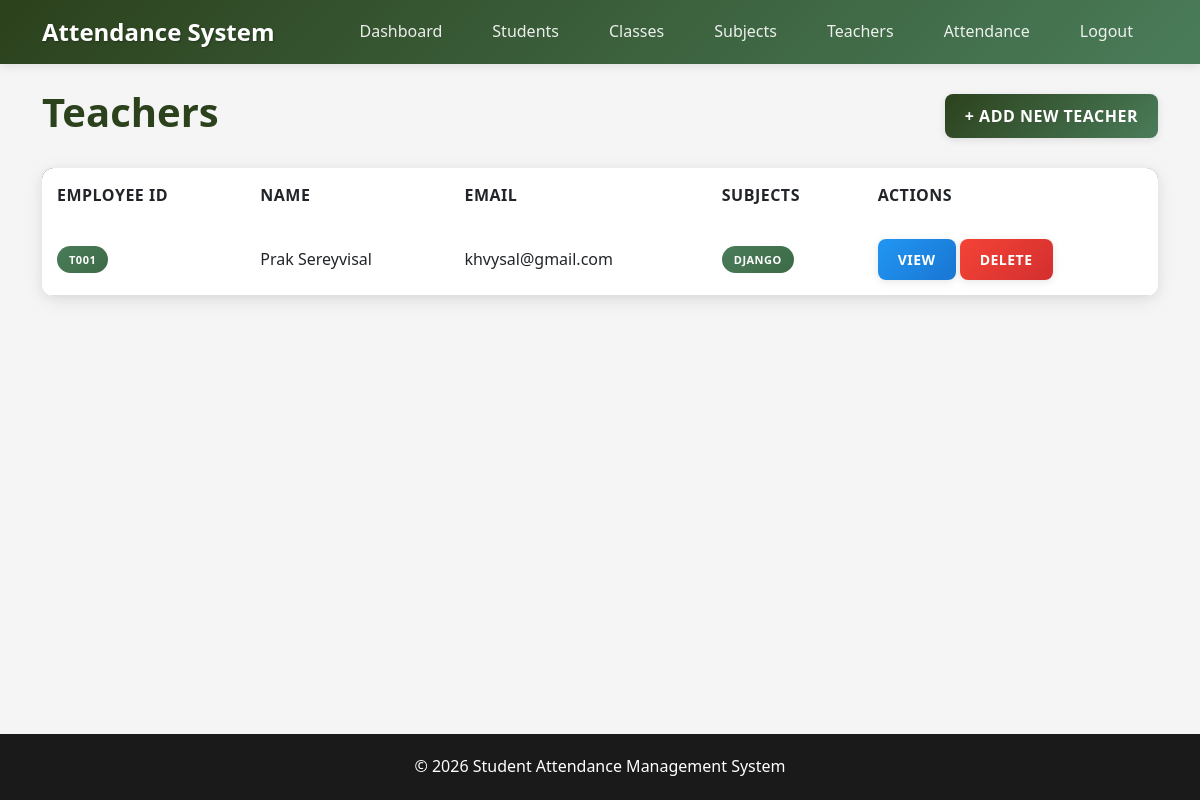
/teachers/ (signed in), run on the app's committed database.
### Attendance/models.py (models this page shows, shortened)
class Teacher(models.Model):
    employee_id = models.CharField(max_length=20, unique=True)
    first_name = models.CharField(max_length=50)
    last_name = models.CharField(max_length=50)
    email = models.EmailField()
    phone = models.CharField(max_length=20, unique=True)
    hire_date = models.DateField()
    subjects = models.ManyToManyField(Subject)
    created_at = models.DateTimeField(auto_now_add=True)

class Subject(models.Model):
    subject_name = models.CharField(max_length=100)
    code = models.CharField(max_length=20, unique=True)
    description = models.TextField(blank=True, null=True)
    created_at = models.DateTimeField(auto_now_add=True)

### Attendance/views.py (the view)
# urls.py: path('teachers/', views.teacher_list, name='teacher_list'),
@login_required
def teacher_list(request):
    teachers = Teacher.objects.all()
    return render(request, 'teachers/list.html', {'teachers': teachers})

### Templates/teachers/list.html
{% extends 'base.html' %}
{% block content %}
<div class="d-flex justify-content-between align-items-center mb-4">
    <h1 class="text-primary-custom">Teachers</h1>
    <a href="{% url 'teacher_create' %}" class="btn btn-primary">+ Add New Teacher</a>
</div>
<div class="card">
    <div class="card-body p-0">
        <table class="table mb-0">
            <thead>
                <tr>
                    <th>Employee ID</th>
                    <th>Name</th>
                    <th>Email</th>
                    <th>Subjects</th>
                    <th>Actions</th>
                </tr>
            </thead>
            <tbody>
                {% for teacher in teachers %}
                <tr>
                    <td><span class="badge bg-secondary">{{ teacher.employee_id }}</span></td>
                    <td>{{ teacher.first_name }} {{ teacher.last_name }}</td>
                    <td>{{ teacher.email }}</td>
                    <td>
                        {% for subject in teacher.subjects.all %}
                        <span class="badge bg-secondary">{{ subject.subject_name }}</span>
                        {% empty %}
                        <span class="text-secondary">—</span>
                        {% endfor %}
                    </td>
                    <td class="d-flex gap-1">
                        <a href="{% url 'teacher_detail' pk=teacher.id %}" class="btn btn-sm btn-info">View</a>
                        <a href="{% url 'teacher_delete' pk=teacher.id %}" class="btn btn-sm btn-danger">Delete</a>
                    </td>
                </tr>
                {% empty %}
                <tr>
                    <td colspan="5" class="text-center text-secondary py-4">No teachers found. <a href="{% url 'teacher_create' %}">Add one now.</a></td>
                </tr>
                {% endfor %}
            </tbody>
        </table>
    </div>
</div>
{% endblock %}

### Templates/static/css/style.css (style rules this page uses)
:root { --primary-color: #1f360ff0; --primary-hover: #1f360f; --secondary-color: #4a7c59; --accent-color: #759353; --dark-bg: #1a1a1a; --light-bg: #f5f5f5; --card-bg: #ffffff; --text-primary: #333333; --text-secondary: #666666; --border-color: #e0e0e0; --success-color: #4caf50; --warning-color: #ff9800; --danger-color: #f44336; --info-color: #2196f3; }
body { background-color: var(--light-bg); color: var(--text-primary); font-family: 'Segoe UI', Tahoma, Geneva, Verdana, sans-serif; line-height: 1.6; }
.card { border: none; border-radius: 12px; box-shadow: 0 4px 20px rgba(0,0,0,0.08); transition: all 0.3s ease; background: var(--card-bg); margin-bottom: 25px; }
.card-body { padding: 25px; }
.btn { border-radius: 8px; display: flex; font-weight: 600; text-transform: uppercase; letter-spacing: 0.5px; padding: 10px 20px; transition: all 0.3s ease; border: none; box-shadow: 0 2px 8px rgba(0,0,0,0.1); }
.btn-primary { background: linear-gradient(135deg, var(--primary-color) 0%, var(--secondary-color) 100%); color: white; }
.btn-danger { background: linear-gradient(135deg, var(--danger-color) 0%, #d32f2f 100%); color: white; }
.btn-info { background: linear-gradient(135deg, var(--info-color) 0%, #1976d2 100%); color: white; }
.table { border-radius: 12px; overflow: hidden; box-shadow: 0 2px 10px rgba(0,0,0,0.05); }
.table thead { background: linear-gradient(135deg, var(--primary-color) 0%, var(--secondary-color) 100%); color: white; }
.table thead th { border: none; font-weight: 600; text-transform: uppercase; letter-spacing: 0.5px; padding: 15px; }
.table tbody tr { transition: all 0.3s ease; }
.table tbody td { padding: 15px; border-color: var(--border-color); vertical-align: middle; }
.badge { padding: 8px 12px; border-radius: 20px; font-weight: 600; text-transform: uppercase; letter-spacing: 0.5px; font-size: 11px; }
.badge.bg-secondary { background: linear-gradient(135deg, var(--secondary-color) 0%, #3d6b47 100%); }
.text-primary-custom { color: var(--primary-color); font-weight: 600; }

### data on the page
Teacher: employee_id "T001", first_name "Prak", last_name "Sereyvisal", email "khvysal@gmail.com"
Subject: subject_name "DJANGO"
